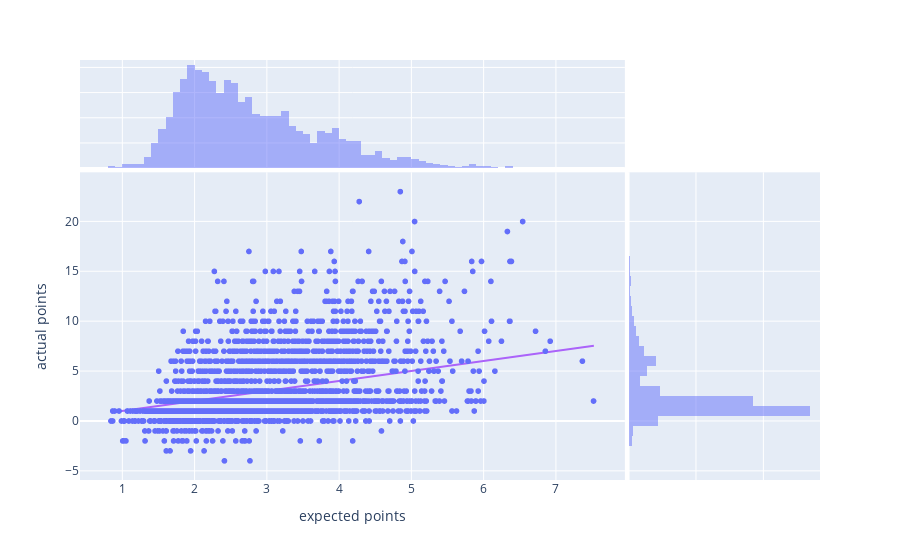

Here is the notebook cell this chart was saved with:
### Markdown cell above
### All new data

### Code cell
mae, rmse, r2 = calculate_performance_metrics(y_true.values.flatten(), y_predicted)
print(f'MAE: {mae}')
print(f'RMSE: {rmse}')
print(f'r^2: {r2}')

### Figure 1 — Plotly figure (JSON) as saved in the notebook; plotly's stock layout.template omitted (floating-point values rounded to 4 significant figures; data arrays with more than 128 entries replaced by an {"elided": "..."} marker saying what was removed)
{"data": [{"hovertemplate": "expected points=%{x}<br>actual points=%{y}<extra></extra>", "legendgroup": "", "marker": {"color": "#636efa", "symbol": "circle"}, "mode": "markers", "name": "", "showlegend": false, "type": "scattergl", "x": {"elided": "3602 float values"}, "xaxis": "x", "y": {"elided": "3602 int values"}, "yaxis": "y"}, {"alignmentgroup": "True", "bingroup": "x", "hovertemplate": "expected points=%{x}<br>count=%{y}<extra></extra>", "legendgroup": "", "marker": {"color": "#636efa"}, "name": "", "offsetgroup": "", "opacity": 0.5, "showlegend": false, "type": "histogram", "x": {"elided": "3602 float values"}, "xaxis": "x3", "yaxis": "y3"}, {"alignmentgroup": "True", "bingroup": "y", "hovertemplate": "actual points=%{y}<br>count=%{x}<extra></extra>", "legendgroup": "", "marker": {"color": "#636efa"}, "name": "", "offsetgroup": "", "opacity": 0.5, "showlegend": false, "type": "histogram", "xaxis": "x2", "y": {"elided": "3602 int values"}, "yaxis": "y2"}, {"showlegend": false, "type": "scatter", "x": [0.843, 0.9105, 0.978, 1.046, 1.113, 1.181, 1.248, 1.316, 1.383, 1.451, 1.518, 1.586, 1.653, 1.72, 1.788, 1.855, 1.923, 1.99, 2.058, 2.125, 2.193, 2.26, 2.328, 2.395, 2.463, 2.53, 2.598, 2.665, 2.733, 2.8, 2.868, 2.935, 3.003, 3.07, 3.138, 3.205, 3.273, 3.34, 3.408, 3.475, 3.543, 3.61, 3.678, 3.745, 3.813, 3.88, 3.948, 4.015, 4.083, 4.15, 4.218, 4.285, 4.353, 4.42, 4.488, 4.555, 4.623, 4.69, 4.758, 4.825, 4.893, 4.96, 5.028, 5.095, 5.163, 5.23, 5.298, 5.365, 5.433, 5.5, 5.568, 5.635, 5.703, 5.77, 5.838, 5.905, 5.973, 6.04, 6.108, 6.175, 6.243, 6.31, 6.378, 6.445, 6.513, 6.58, 6.648, 6.715, 6.783, 6.85, 6.918, 6.985, 7.053, 7.12, 7.188, 7.255, 7.323, 7.39, 7.458, 7.525], "y": [0.843, 0.9105, 0.978, 1.046, 1.113, 1.181, 1.248, 1.316, 1.383, 1.451, 1.518, 1.586, 1.653, 1.72, 1.788, 1.855, 1.923, 1.99, 2.058, 2.125, 2.193, 2.26, 2.328, 2.395, 2.463, 2.53, 2.598, 2.665, 2.733, 2.8, 2.868, 2.935, 3.003, 3.07, 3.138, 3.205, 3.273, 3.34, 3.408, 3.475, 3.543, 3.61, 3.678, 3.745, 3.813, 3.88, 3.948, 4.015, 4.083, 4.15, 4.218, 4.285, 4.353, 4.42, 4.488, 4.555, 4.623, 4.69, 4.758, 4.825, 4.893, 4.96, 5.028, 5.095, 5.163, 5.23, 5.298, 5.365, 5.433, 5.5, 5.568, 5.635, 5.703, 5.77, 5.838, 5.905, 5.973, 6.04, 6.108, 6.175, 6.243, 6.31, 6.378, 6.445, 6.513, 6.58, 6.648, 6.715, 6.783, 6.85, 6.918, 6.985, 7.053, 7.12, 7.188, 7.255, 7.323, 7.39, 7.458, 7.525]}], "layout": {"barmode": "overlay", "legend": {"tracegroupgap": 0}, "margin": {"t": 60}, "xaxis": {"anchor": "y", "domain": [0, 0.7363], "title": {"text": "expected points"}}, "xaxis2": {"anchor": "y2", "domain": [0.7413, 1], "matches": "x2", "showgrid": true, "showline": false, "showticklabels": false, "ticks": ""}, "xaxis3": {"anchor": "y3", "domain": [0, 0.7363], "matches": "x", "showgrid": true, "showticklabels": false}, "xaxis4": {"anchor": "y4", "domain": [0.7413, 1], "matches": "x2", "showgrid": true, "showline": false, "showticklabels": false, "ticks": ""}, "yaxis": {"anchor": "x", "domain": [0, 0.7326], "title": {"text": "actual points"}}, "yaxis2": {"anchor": "x2", "domain": [0, 0.7326], "matches": "y", "showgrid": true, "showticklabels": false}, "yaxis3": {"anchor": "x3", "domain": [0.7426, 1], "matches": "y3", "showgrid": true, "showline": false, "showticklabels": false, "ticks": ""}, "yaxis4": {"anchor": "x4", "domain": [0.7426, 1], "matches": "y3", "showgrid": true, "showline": false, "showticklabels": false, "ticks": ""}}}
